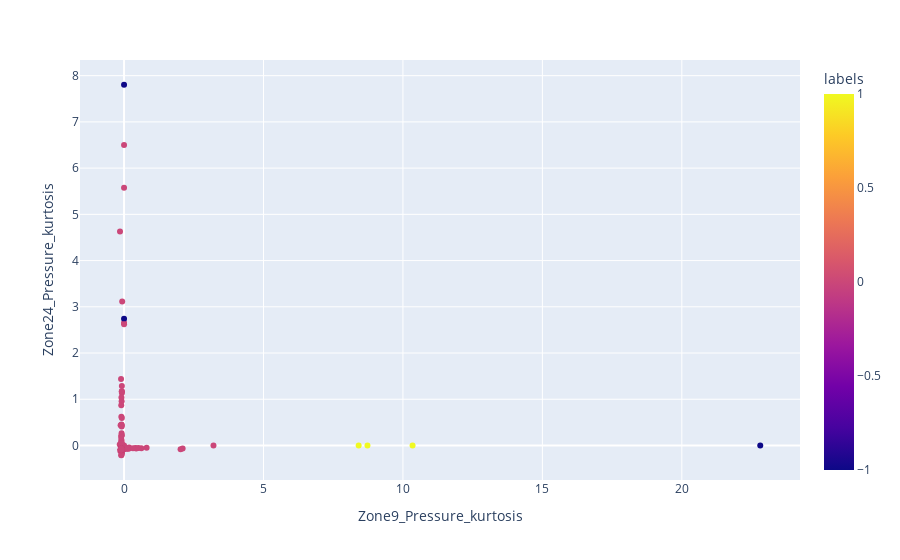

Notebook code for this chart:
### Code cell
import plotly.express as px

def scatter_2d(df, labels, X, Y):   
    df_plot = df.copy()
    df_plot['labels'] = labels
    fig = px.scatter(df_plot, x=X, y=Y, color='labels')
    fig.show()   


scatter_2d(df_shap, labels, 'Zone9_Pressure_kurtosis', 'Zone24_Pressure_kurtosis')

### Figure 1 — Plotly figure (JSON) as saved in the notebook; plotly's stock layout.template omitted (floating-point values rounded to 4 significant figures; data arrays with more than 128 entries replaced by an {"elided": "..."} marker saying what was removed)
{"data": [{"hoverlabel": {"namelength": 0}, "hovertemplate": "Zone9_Pressure_kurtosis=%{x}<br>Zone24_Pressure_kurtosis=%{y}<br>labels=%{marker.color}", "legendgroup": "", "marker": {"color": {"elided": "566 int values"}, "coloraxis": "coloraxis", "symbol": "circle"}, "mode": "markers", "name": "", "showlegend": false, "type": "scatter", "x": {"elided": "566 float values"}, "xaxis": "x", "y": {"elided": "566 float values"}, "yaxis": "y"}], "layout": {"coloraxis": {"colorbar": {"title": {"text": "labels"}}, "colorscale": [[0, "#0d0887"], [0.1111, "#46039f"], [0.2222, "#7201a8"], [0.3333, "#9c179e"], [0.4444, "#bd3786"], [0.5556, "#d8576b"], [0.6667, "#ed7953"], [0.7778, "#fb9f3a"], [0.8889, "#fdca26"], [1, "#f0f921"]]}, "legend": {"tracegroupgap": 0}, "margin": {"t": 60}, "xaxis": {"anchor": "y", "domain": [0, 1], "title": {"text": "Zone9_Pressure_kurtosis"}}, "yaxis": {"anchor": "x", "domain": [0, 1], "title": {"text": "Zone24_Pressure_kurtosis"}}}}
